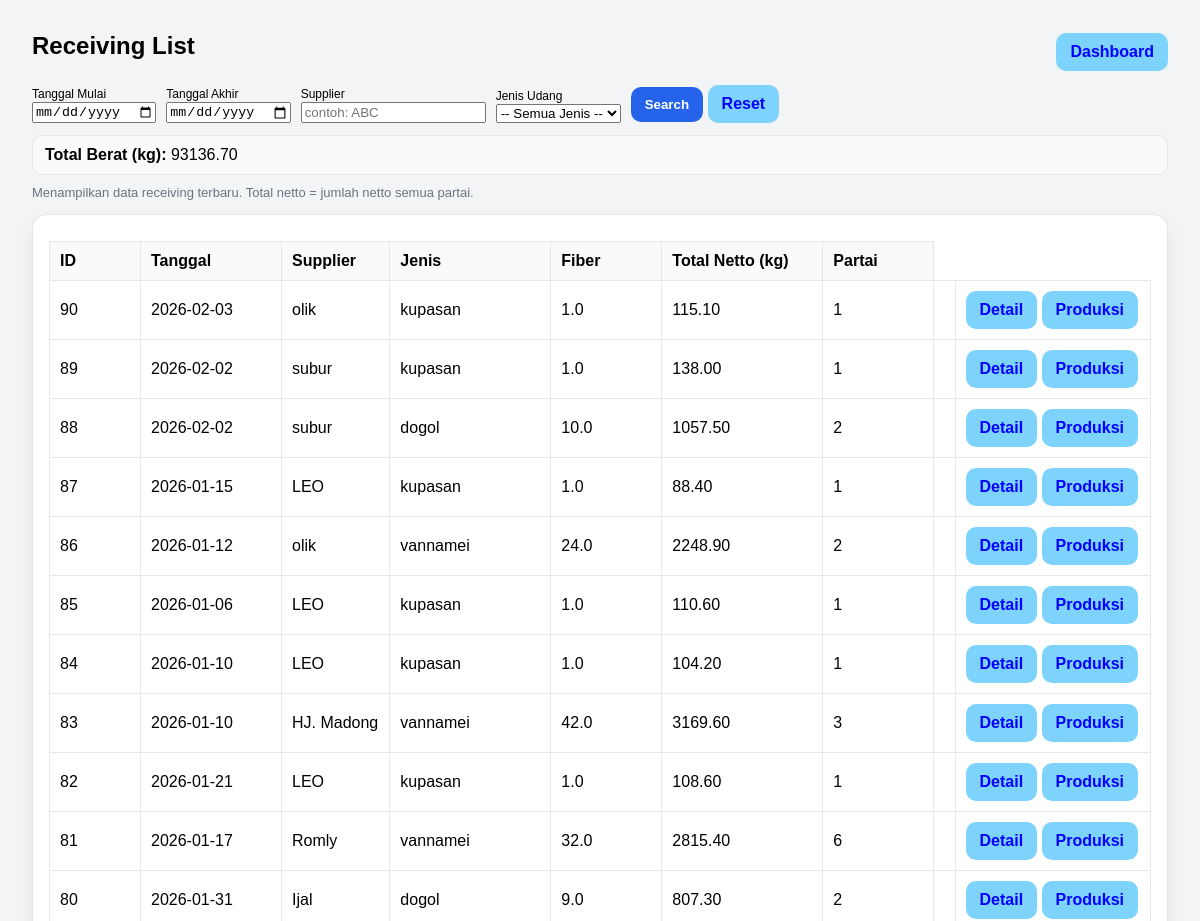
The app's page /receiving/list (signed in, upper part), older data.
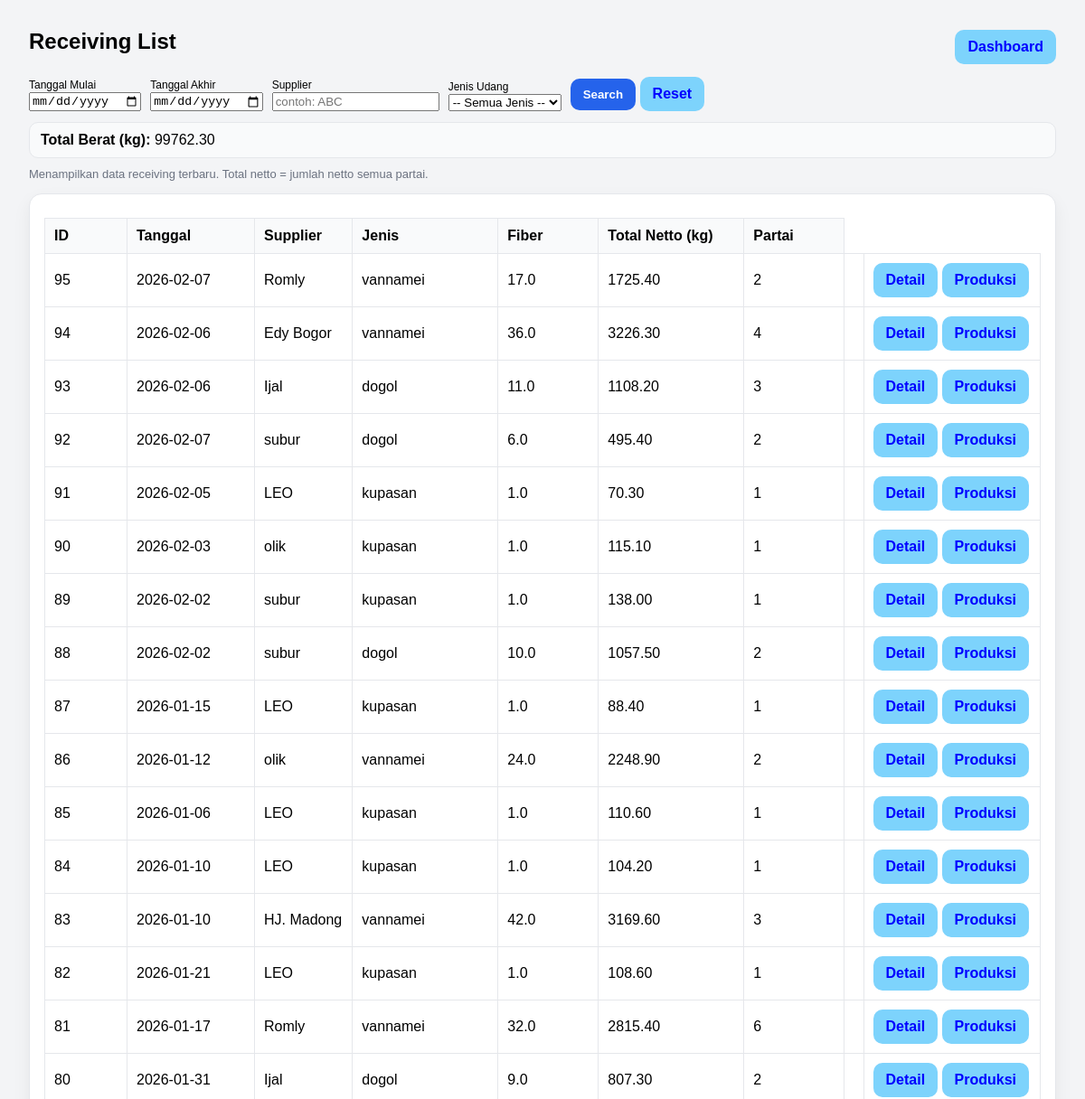
The same page, newer data.
### tables this page shows
CREATE TABLE receiving_header (
            id INTEGER PRIMARY KEY AUTOINCREMENT,
            tanggal TEXT NOT NULL,
            supplier TEXT NOT NULL,
            jenis TEXT,
            fiber REAL,
            created_at TEXT DEFAULT (datetime('now','localtime'))
        , is_test INTEGER DEFAULT 0);

### app.py (the view)
@app.route("/receiving/list")
def receiving_list():
    if not require_login():
        return redirect(url_for("login"))
    start = (request.args.get("start") or "").strip()
    end = (request.args.get("end") or "").strip()
    supplier_q = (request.args.get("supplier") or "").strip()
    jenis_q = (request.args.get("jenis") or "").strip().lower()  # 🔥 INI
    where = []
    params = []
    if start and end:
        where.append("h.tanggal BETWEEN ? AND ?")
        params.extend([start, end])
    elif start:
        where.append("h.tanggal >= ?")
        params.append(start)
    elif end:
        where.append("h.tanggal <= ?")
        params.append(end)
    if supplier_q:
        where.append("LOWER(h.supplier) LIKE ?")
        params.append(f"%{supplier_q.lower()}%")
    if jenis_q:
        where.append("LOWER(TRIM(h.jenis)) = ?")
        params.append(jenis_q)
    where_sql = ("WHERE " + " AND ".join(where)) if where else ""
    conn = get_conn()
    rows = conn.execute(f"""
        SELECT
            h.id,
            h.tanggal,
            h.supplier,
            h.jenis,
            h.fiber,
            COALESCE(SUM(COALESCE(p.netto, 0)), 0) AS total_netto,
            COUNT(p.id) AS jml_partai
        FROM receiving_header h
        LEFT JOIN receiving_partai p ON p.header_id = h.id
        {where_sql}
        GROUP BY h.id
        ORDER BY h.id DESC
    """, params).fetchall()
    total_berat = sum([(r["total_netto"] or 0) for r in rows])
    conn.close()
    return render_template(
        "receiving_list.html",
        rows=[dict(r) for r in rows],
        start=start,
        end=end,
        supplier=supplier_q,
        jenis=jenis_q,     # 🔥 PENTING
        total_berat=total_berat
    )

### app.py (called while the page is built)
def require_login() -> bool:
    return bool(session.get("user"))

### db.py (called while the page is built)
def get_conn():
    conn = sqlite3.connect(
        DB_NAME,
        timeout=10,              # tunggu 10 detik sebelum error
        isolation_level=None     # autocommit mode (lebih aman utk web)
    )
    conn.row_factory = sqlite3.Row
    conn.execute("PRAGMA foreign_keys = ON;")
    conn.execute("PRAGMA journal_mode = WAL;")  # penting!
    return conn

### templates/receiving_list.html (shortened to what this page needs)
<!doctype html>
<html lang="id">
<head>
</head>
<body>
  <div class="top">
    <h2>Receiving List</h2>
    <div style="display:flex; gap:10px;">
      <a class="btn btn-secondary" href="/dashboard">Dashboard</a>
    </div>
  </div>
  <form method="get" action="/receiving/list" style="display:flex; gap:10px; align-items:end; flex-wrap:wrap; margin:12px 0;">
  <div>
    <label style="font-size:12px;">Tanggal Mulai</label><br>
    <input type="date" name="start" value="{{ start or '' }}">
  </div>
  <div>
    <label style="font-size:12px;">Tanggal Akhir</label><br>
    <input type="date" name="end" value="{{ end or '' }}">
  </div>
  <div>
    <label style="font-size:12px;">Supplier</label><br>
    <input type="text" name="supplier" placeholder="contoh: ABC" value="{{ supplier or '' }}">
  </div>
<div>
    <label style="font-size:12px;">Jenis Udang</label><br>
    <select name="jenis">
      <option value="">-- Semua Jenis --</option>
    </select>
  </div>
  <div>
    <button type="submit" class="btn btn-primary">Search</button>
    <a href="/receiving/list" class="btn btn-secondary" style="text-decoration:none; display:inline-block;">Reset</a>
  </div>
</form>
<div style="margin:10px 0; padding:10px 12px; background:#f9fafb; border:1px solid #e5e7eb; border-radius:10px;">
  <b>Total Berat (kg):</b> {{ "%.2f"|format(total_berat or 0) }}
</div>
  <div class="muted">Menampilkan data receiving terbaru. Total netto = jumlah netto semua partai.</div>
  <div class="card" style="margin-top:14px;">
    <table>
      <thead>
        <tr>
          <th style="width:70px;">ID</th>
          <th style="width:120px;">Tanggal</th>
          <th>Supplier</th>
          <th style="width:140px;">Jenis</th>
          <th style="width:90px;">Fiber</th>
          <th style="width:140px;">Total Netto (kg)</th>
          <th style="width:90px;">Partai</th>
        </tr>
      </thead>
      <tbody>
        {% for r in rows %}
        <tr>
          <td>{{ r.id }}</td>
          <td>{{ r.tanggal }}</td>
          <td>{{ r.supplier }}</td>
          <td>{{ r["jenis"] or "-" }}</td>
          <td>{{ r["fiber"] if r["fiber"] is not none else "-" }}</td>
          <td>{{ "%.2f"|format(r["total_netto"] or 0) }}</td>
          <td>{{ r["jml_partai"] }}</td>
          <td class="actions">
            <td>
            <a class="btn btn-secondary btn-sm" href="/receiving/{{ r.id }}">Detail</a>
            <a class="btn btn-secondary btn-sm" href="/production/{{ r.id }}">Produksi</a>
            </td>
          </td>
        </tr>
        {% endfor %}
      </tbody>
    </table>
  </div>
</body>
</html>

Row changes from the older to the newer data that the page shows:
added receiving_header: id "95", tanggal "2026-02-07", supplier "Romly", jenis "vannamei", fiber "17.0", r "1725.40", jml_partai "2"
added receiving_header: id "94", tanggal "2026-02-06", supplier "Edy Bogor", jenis "vannamei", fiber "36.0", r "3226.30", jml_partai "4"
added receiving_header: id "93", tanggal "2026-02-06", supplier "Ijal", jenis "dogol", fiber "11.0", r "1108.20", jml_partai "3"
added receiving_header: id "92", tanggal "2026-02-07", supplier "subur", jenis "dogol", fiber "6.0", r "495.40", jml_partai "2"
added receiving_header: id "91", tanggal "2026-02-05", supplier "LEO", jenis "kupasan", fiber "1.0", r "70.30", jml_partai "1"
Text that changed along with them:
{{ "%.2f"|format(total_berat or 0) }}: "93136.70" → "99762.30"
